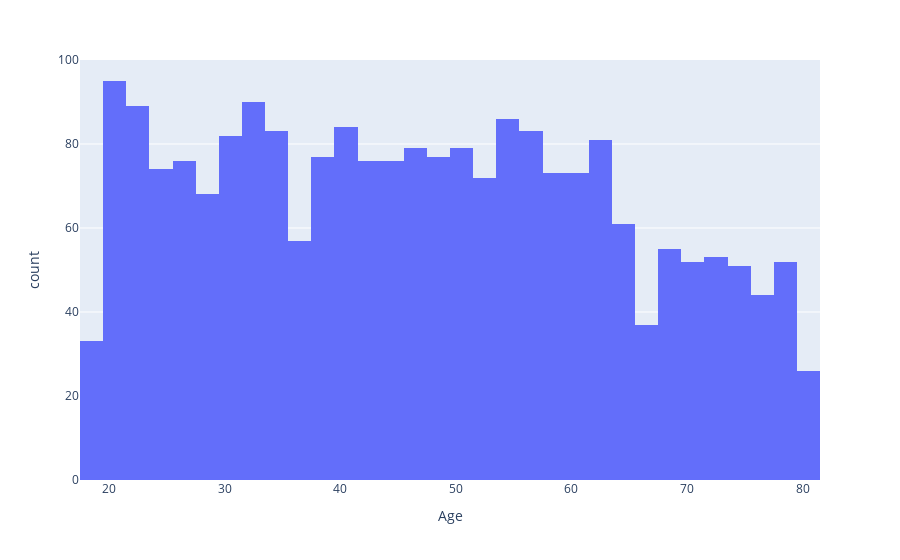

The notebook cell this image was saved under:
### Code cell
fig = px.histogram(df1, x = 'Age')
fig.show()

### Figure 1 — Plotly figure (JSON) as saved in the notebook; plotly's stock layout.template omitted (floating-point values rounded to 4 significant figures; data arrays with more than 128 entries replaced by an {"elided": "..."} marker saying what was removed)
{"data": [{"alignmentgroup": "True", "bingroup": "x", "hovertemplate": "Age=%{x}<br>count=%{y}<extra></extra>", "legendgroup": "", "marker": {"color": "#636efa", "pattern": {"shape": ""}}, "name": "", "offsetgroup": "", "orientation": "v", "showlegend": false, "type": "histogram", "x": {"elided": "2194 int values"}, "xaxis": "x", "yaxis": "y"}], "layout": {"barmode": "relative", "legend": {"tracegroupgap": 0}, "margin": {"t": 60}, "xaxis": {"anchor": "y", "domain": [0, 1], "title": {"text": "Age"}}, "yaxis": {"anchor": "x", "domain": [0, 1], "title": {"text": "count"}}}}
